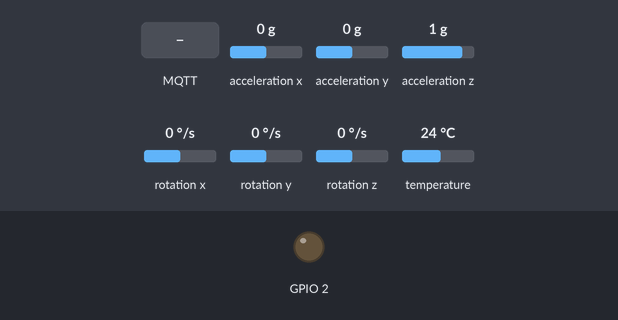
Simulated run of this sketch. Board: ESP8266 (NodeMCU). Shown: output pins drawn as LEDs (lit = HIGH). Inputs (shaded band) come from the test bench; at power-on: acceleration x 0 g, acceleration y 0 g, acceleration z 1 g, rotation x 0 °/s, rotation y 0 °/s, rotation z 0 °/s, temperature 24 °C. WiFi joins after 1.5 s; servers stay silent unless stated; random numbers use the default seed unless the sketch sets one; no MQTT or app messages arrive unless stated; what the sketch prints to the serial monitor is not drawn.

Above: at 2.7 s.
2.8 s: MQTT message "1" arrives on the first subscribed topic
At 3.8 s:
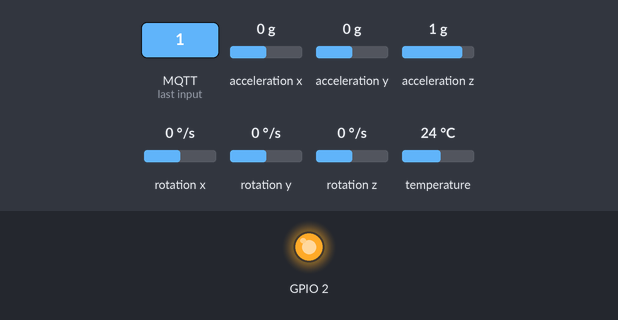
4.3 s: MQTT message "on" arrives on the first subscribed topic
5.8 s: MQTT message "off" arrives on the first subscribed topic
Timing chart, 0 to 8.8 s (numbered marks = the images above; inputs shaded):
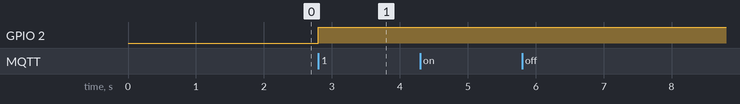

Measured:
- after the input at 2.8 s, GPIO 2: LOW → HIGH at once
- after the input at 4.3 s, every drawn part: stays the same
- after the input at 5.8 s, every drawn part: stays the same

The sketch:

cucharaTransmoda8AdafruitLib.ino
```cpp
#include <ESP8266WiFi.h>
#include <PubSubClient.h>
#include <Adafruit_MPU6050.h>
#include <Adafruit_Sensor.h>
#include <Wire.h>

Adafruit_MPU6050 mpu;

// Update these with values suitable for your network.

const char* ssid = "yourSSID";
const char* password = "YourPassword";
const char* mqtt_server = "192.168.5.108";//Here the IP address of the mqtt broker.

WiFiClient espClient;
PubSubClient client(espClient);
unsigned long lastMsg = 0;
#define MSG_BUFFER_SIZE  (50)
char msg[MSG_BUFFER_SIZE];
int value = 0;
long counter = 0;
int table [80];
String msgStr;
float mapMsg;
char charMsgTotal[5];

float acceXant = 0;
float acceYant = 0;
float acceZant = 0;
bool pub = false;
float acceTotalAnt = 0;

const int minMidi = 0;
const int maxMidi = 127;
const int sampleTime = 21;

void setup() {
  pinMode(BUILTIN_LED, OUTPUT);// Initialize the BUILTIN_LED pin as an output
  Serial.begin(115200);
  setup_wifi();
  client.setServer(mqtt_server, 1883);
  client.setCallback(callback);

  while (!Serial)
    delay(10);
  Serial.println("Adafruit MPU6050 test!");
  // Try to initialize!
  if (!mpu.begin()) {
    Serial.println("Failed to find MPU6050 chip");
    while (1) {
      delay(10);
    }
  }
  //Serial.println("MPU6050 Found!");
  mpu.setAccelerometerRange(MPU6050_RANGE_16_G); //puede ser 2, 4, 8, 16
  mpu.setGyroRange(MPU6050_RANGE_1000_DEG);//puede ser 250, 500, 1000,2000
  mpu.setFilterBandwidth(MPU6050_BAND_44_HZ);//puede ser 5, 10 ,21, 44, 94,184,260

  for (int i = 0; i < 79; i++) {
    if (i < 20) {
      table[i] = 20;
    } else if (i >= 20 && i < 40) {
      table[i] = 70;
    } else if (i >= 40 && i <= 80) {
      table[i] = 120;
    }
  }
}

void loop() {

  if (!client.connected()) {
    reconnect();
  }
  client.loop();

  unsigned long now = millis();
  if (now - lastMsg > sampleTime) {
    lastMsg = now;
    ++value;
    snprintf (msg, MSG_BUFFER_SIZE, charMsgTotal, value);
    // Serial.print("Publish message: ");
    // Serial.println(msg);
    sample();
    if (pub) {
      client.publish("acceTotal1", msg);//topic al que publicamos y mensaje, cambiamos el numero correspondiente a cada cliente
    }
  }
}

void sample() {
  sensors_event_t a, g, temp;
  mpu.getEvent(&a, &g, &temp);
  float acceX = a.acceleration.x - acceXant;
  float acceY = a.acceleration.y - acceYant;
  float acceZ = a.acceleration.z - acceZant;
  //float acceTotal = abs(acceX) + abs(acceY) + abs(acceZ); //sumamos los valores absolutos de diferencia de aceleracion entre todos los ejes
  float acceTotal = sqrt(sq(acceX)) + sqrt(sq(acceY)) + sqrt(sq(acceZ)); //sumamos los valores absolutos de diferencia de aceleracion entre todos los ejes
  int indexTable = round(acceTotal);
  int acceTable = table[indexTable];
  mapMsg = map(acceTotal, 0, 30 , minMidi, maxMidi);//mapeamos a valores MIDI. RAW
  msgStr = String(constrain(mapMsg, minMidi, maxMidi)); //convertimos el valor a string de one
  //Serial.println(msgStr);
  msgStr.toCharArray(charMsgTotal, 5); // convertimos el string en un chart
  if (abs(acceTotal - acceTotalAnt) > 0.15) {
    pub = true;
  } else {
    pub = false;
  }
  Serial.println(acceTotal);
  acceXant = a.acceleration.x;//reescribios el valor anterior del acc eje
  acceYant = a.acceleration.y;
  acceZant = a.acceleration.z;
  acceTotalAnt = acceTotal;
}


void setup_wifi() {

  delay(10);
  // We start by connecting to a WiFi network
  Serial.println();
  Serial.print("Connecting to ");
  Serial.println(ssid);

  WiFi.mode(WIFI_STA);
  WiFi.begin(ssid, password);

  while (WiFi.status() != WL_CONNECTED) {
    delay(500);
    Serial.print(".");
  }

  randomSeed(micros());

  Serial.println("");
  Serial.println("WiFi connected");
  Serial.println("IP address: ");
  Serial.println(WiFi.localIP());
}

void reconnect() {
  // Loop until we're reconnected
  while (!client.connected()) {
    Serial.print("Attempting MQTT connection...");
    // Create a random client ID
    String clientId = "ESP8266Client-";
    clientId += String(random(0xffff), HEX);
    // Attempt to connect
    if (client.connect(clientId.c_str())) {
      Serial.println("connected");
      // Once connected, publish an announcement...
      client.publish("outTopic", "hello world");
      // ... and resubscribe
      client.subscribe("inTopic");
    } else {
      Serial.print("failed, rc=");
      Serial.print(client.state());
      Serial.println(" try again in 5 seconds");
      // Wait 5 seconds before retrying
      delay(5000);
    }
  }
}
void callback(char* topic, byte* payload, unsigned int length) {
  Serial.print("Message arrived [");
  Serial.print(topic);
  Serial.print("] ");
  for (int i = 0; i < length; i++) {
    Serial.print((char)payload[i]);
  }
  Serial.println();

  // Funcion de lectura de msj mqtt
  if ((char)payload[0] == '12') {
    digitalWrite(BUILTIN_LED, LOW);   // Turn the LED on (Note that LOW is the voltage level
    // but actually the LED is on; this is because
    // it is active low on the ESP-01)
  } else {
    digitalWrite(BUILTIN_LED, HIGH);  // Turn the LED off by making the voltage HIGH
  }
}
```
